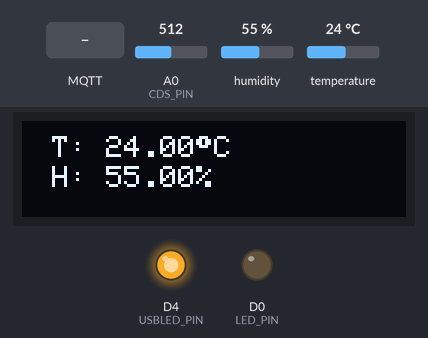
The sketch below on a simulated ESP8266 (NodeMCU). On the bench: 128×32 one-colour display, output pins drawn as LEDs (lit = HIGH). Inputs (shaded band) come from the test bench; at power-on: humidity 55 %, temperature 24 °C, A0 (CDS_PIN) = 512. WiFi joins after 1.5 s; servers stay silent unless stated; the display library's start-up logo is not drawn; no MQTT or app messages arrive unless stated; what the sketch prints to the serial monitor is not drawn.

Above: at 2.7 s.
2.8 s: MQTT message "led" arrives on the first subscribed topic
At 5.0 s:
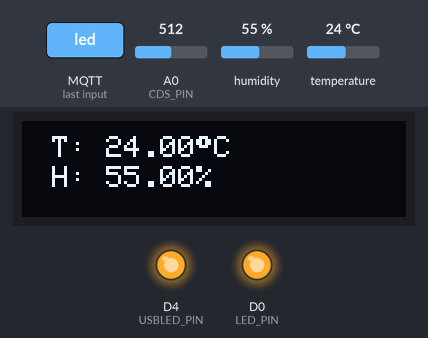
9.1 s: MQTT message "usbled" arrives on the first subscribed topic
At 10.1 s:
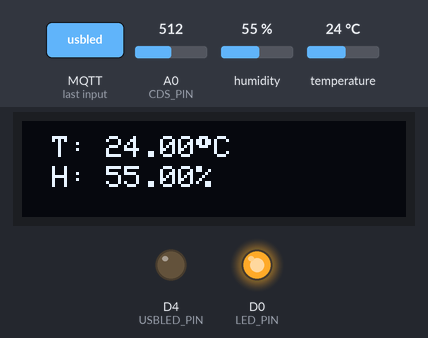
15.2 s: MQTT message "ledoff" arrives on the first subscribed topic
At 15.9 s:
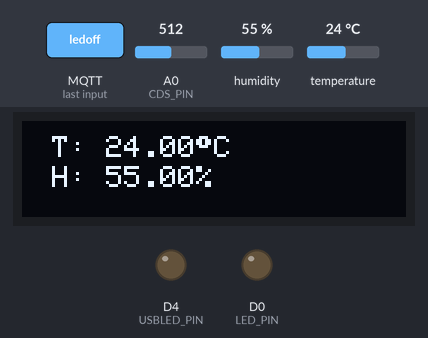
21.3 s: humidity set to 22 %
At 23.3 s:
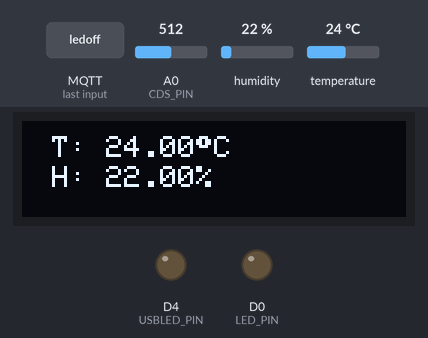
27.3 s: temperature set to 12 °C
At 29.4 s:
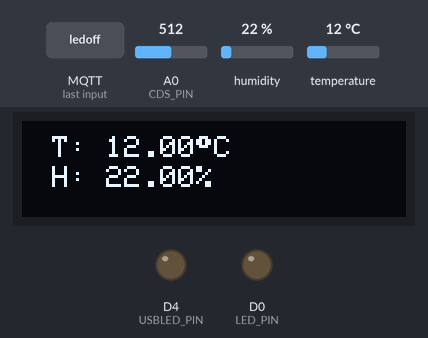
30.4 s: MQTT message "usbledoff" arrives on the first subscribed topic
At 31.1 s:
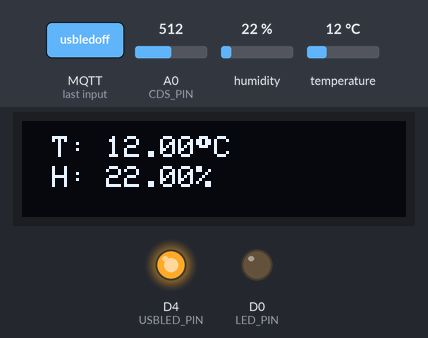
Timing chart, 0 to 33.4 s (numbered marks = the images above; inputs shaded):
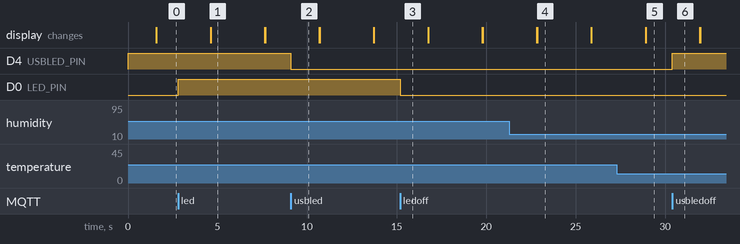

Measured:
- after the input at 2.8 s, D0 (LED_PIN): LOW → HIGH at once
- after the input at 9.1 s, D4 (USBLED_PIN): HIGH → LOW at once
- after the input at 15.2 s, D0 (LED_PIN): HIGH → LOW at once
- after the input at 21.3 s, the display: first differs from a run without the input after 1.5 s (image 4)
- after the input at 27.3 s, the display: first changes after 1.6 s (image 5 shows a later state)
- after the input at 30.4 s, D4 (USBLED_PIN): LOW → HIGH at once
- what the display in image 1 shows lasts 3.0 s, from 4.6 s to 7.6 s

The sketch:

hw4_nodeMCU_DHT_OLED_HASS.ino
```cpp
/*hw4_nodeMCU_DHT_OLED_HASS.ino*/
#include "EspMQTTClient.h"
#include "DHTesp.h"
#include <Adafruit_SSD1306.h>
#include <WiFiManager.h>

#define LED_PIN D0
#define USBLED_PIN D4
#define DHT_PIN D3
#define CDS_PIN A0
#define DHTTYPE DHTesp::DHT22
#define LED_ON HIGH
#define LED_OFF LOW
#define USBLED_ON LOW
#define USBLED_OFF HIGH

#define SCREEN_WIDTH 128 // OLED display width, in pixels
#define SCREEN_HEIGHT 32 // OLED display height, in pixels
#define OLED_RESET -1 // Reset pin # (or -1 if sharing Arduino reset pin)
#define SCREEN_ADDRESS 0x3C ///< See datasheet for Address; 0x3D for 128x64, 0x3C for 128x32

Adafruit_SSD1306 display(SCREEN_WIDTH, SCREEN_HEIGHT, &Wire, OLED_RESET);
DHTesp dht;
float temperature = 0, humidity = 0;
int lightValue = 0, prevLightValue = 0;
int led_state, usbled_state;
String mqtt_payload;
long long timer = 0;
#define interval 3000

WiFiManager wm;
WiFiManagerParameter wifi_ssid("SSID", "default_ssid", "Enter SSID", 20);
WiFiManagerParameter wifi_psk("Password", "default_password", "Enter Password", 20);

bool res;
char wifissid_char[128];
char wifipassword_char[128];
String wifissid = "....";
String wifipassword = "....";

#define mqtt_broker "sweetdream.iptime.org"
#define MQTTUsername "iot"
#define MQTTPassword "csee1414"
#define mqtt_clienname "JJLee"

EspMQTTClient mqtt_client(
  wifissid_char,
  wifipassword_char,
  mqtt_broker,  // MQTT Broker server ip
  MQTTUsername,   // Can be omitted if not needed
  MQTTPassword,   // Can be omitted if not needed
  mqtt_clienname,     // Client name that uniquely identify your device
  1883              // The MQTT port, default to 1883. this line can be omitted
);

const char *pub_dht = "iot/22100579/dht22";
const char *pub_cds = "iot/22100579/cds";
const char *sub_topic = "iot/22100579";
int check_wifi = 1;
int check_mqtt = 1;

bool connectWifi(){
  res = wm.autoConnect(); // password protected ap
  if(!res) Serial.println("Failed to connect");
  else Serial.println("connected...yeey :)");
  return res;
}


void setup(){
  Serial.begin(115200);
  Serial.println("... setup ...");

  pinMode(LED_PIN, OUTPUT);  // LED
  pinMode(USBLED_PIN, OUTPUT);  // USBLED
  pinMode(CDS_PIN, INPUT);
  dht.setup(DHT_PIN, DHTTYPE);

  digitalWrite(LED_PIN, LED_OFF);
  digitalWrite(USBLED_PIN, USBLED_OFF);

  // SSD1306_SWITCHCAPVCC = generate display voltage from 3.3V internally
  if(!display.begin(SSD1306_SWITCHCAPVCC, SCREEN_ADDRESS)) {
    Serial.println(F("SSD1306 allocation failed"));
    for(;;); // Don't proceed, loop forever
  }

  display.setTextSize(1); // Draw 2X-scale text
  display.setTextColor(SSD1306_WHITE);
  display.cp437(true);

  // Show initial display buffer contents on the screen --
  display.display();


  wm.addParameter(&wifi_ssid);
  wm.addParameter(&wifi_psk);

  while(!connectWifi()){
    Serial.println("Cannot connect wifi... retrying....");
  }

  wifissid = WiFi.SSID();
  wifipassword = WiFi.psk();
  wifissid.toCharArray(wifissid_char, wifissid.length()+1);
  wifipassword.toCharArray(wifipassword_char, wifipassword.length()+1);

  led_state = LED_OFF;
  usbled_state = USBLED_OFF;

}

void onConnectionEstablished(){
  Serial.println("... onConnectEstablished ...");

  // about LED and USBLED control...
  mqtt_client.subscribe(sub_topic, [](const String & payload) {
    Serial.print("mqtt subscribe: ");
    Serial.println(payload);

    if(payload == "led"){
      if(led_state == LED_ON) led_state == LED_OFF;
      else led_state = LED_ON;
    }
    if(payload == "ledon") led_state = LED_ON ;
    if(payload == "ledoff") led_state = LED_OFF ;

    if(payload == "usbled"){
      if(usbled_state == USBLED_ON) usbled_state == USBLED_OFF;
      else usbled_state = USBLED_ON;
    }
    if(payload == "usbledon") usbled_state = USBLED_ON ;
    if(payload == "usbledoff") usbled_state = USBLED_OFF ;

  });

  mqtt_client.publish(sub_topic, "Hello from nodeMCU"); //send it once

}

void loop(){

  if(check_wifi == 1 && mqtt_client.isWifiConnected()) {
  Serial.println("Wifi connected!");
  Serial.print("SSID: ");
  Serial.println(wifissid_char);
  Serial.print("PW: ");
  Serial.println(wifipassword_char);
  check_wifi = 0;
  }

  if(check_wifi = 0 && mqtt_client.isWifiConnected()) {
    Serial.println("Wifi connection lost...");
    connectWifi();

  }else{
    if(check_mqtt == 1 && mqtt_client.isMqttConnected()) {
      Serial.println("MQTT connected");
      check_mqtt = 0;
    }

    mqtt_client.loop(); //on

    display.clearDisplay();

    //sensing dht22 and pub dht22, cds
    if(timer < millis()){

      humidity = dht.getHumidity();
      temperature = dht.getTemperature();
      lightValue = analogRead(CDS_PIN);
      if(isnan(temperature) || isnan(humidity)) Serial.println("loop: cannot read from DHT22");

      mqtt_payload = String("{\"Temp\" : ") + String(temperature) + String(", \"Humi\" : ") + String(humidity) + String("}");
      mqtt_client.publish(pub_dht, mqtt_payload);
      mqtt_payload = String("{\"Light\" : ") + String(lightValue) + String("}");
      // Serial.println("loop:" + mqtt_payload);
      mqtt_client.publish(pub_cds, mqtt_payload);

      display.setCursor(10, 5);
      display.print(F("T: "));
      display.print(temperature);
      display.print(char(248)) ;
      display.println("C");
      display.display();
      display.setCursor(10, 15);
      display.print(F("H: "));
      display.print(humidity);
      display.println("%");

      display.display();      // Show initial text

      timer = millis() + interval;
    }

    digitalWrite(LED_PIN, led_state);
    digitalWrite(USBLED_PIN, usbled_state);
  }


}
```
